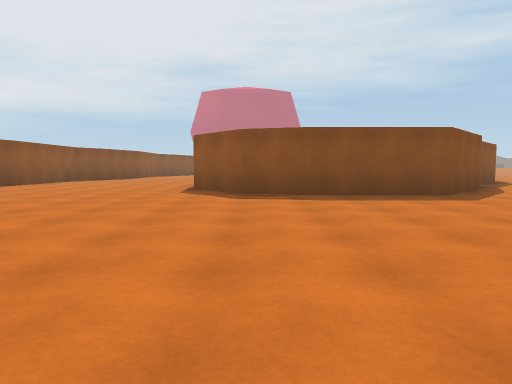
View 1 (above)

24 first-person views from a walk through a 3-D level made in the Unity game engine. The camera is 1.2 m above the floor, tilts 4° down and sees 70° across. The floor is counted in squares, 2 m on a side. Each view is taken from the middle of a square. On the plan, view 1 faces up. The plan holds only what a view shows up to about 10 squares ahead; the rest is blank. The place goes on beyond the plan.

View 2
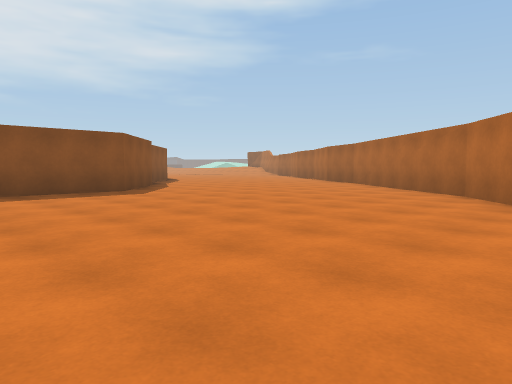

View 3
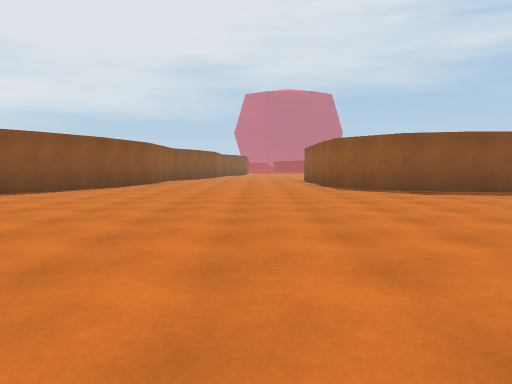

View 4
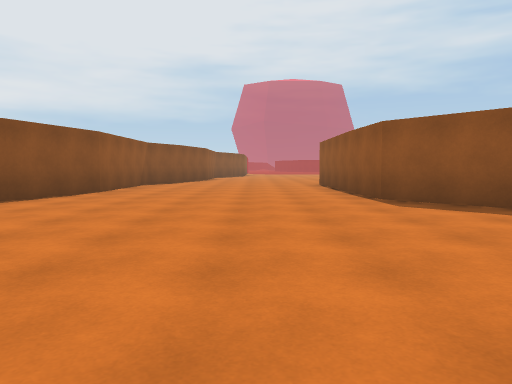

View 5
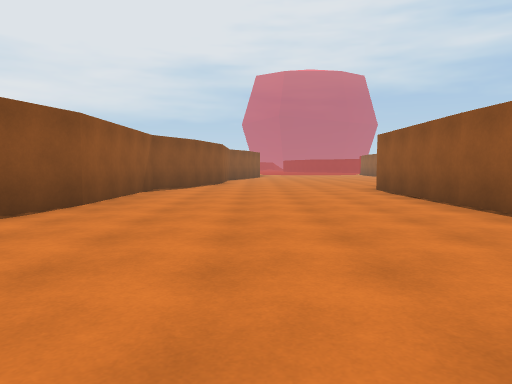

View 6
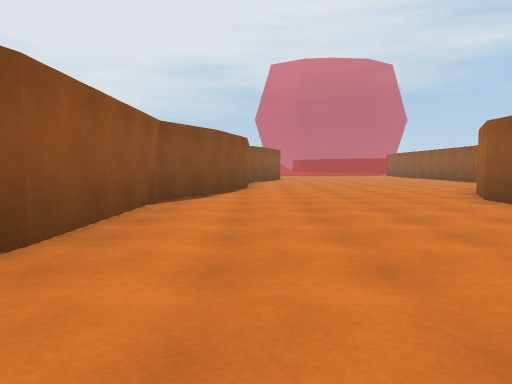

View 7
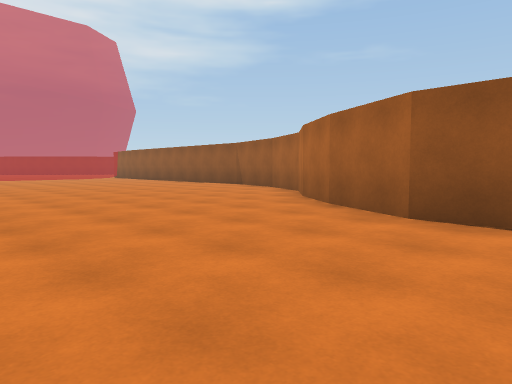

View 8
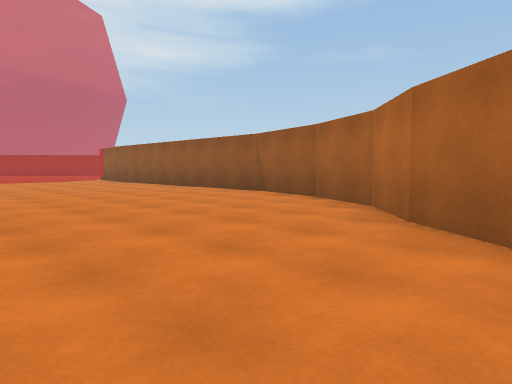

View 9
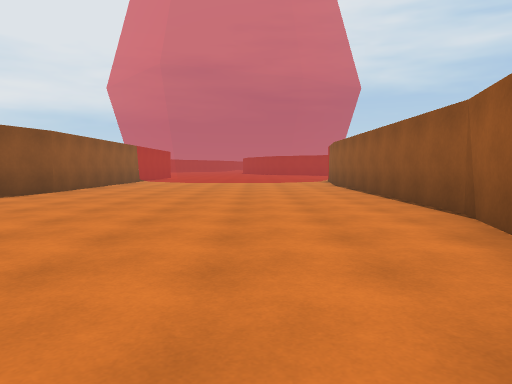

View 10
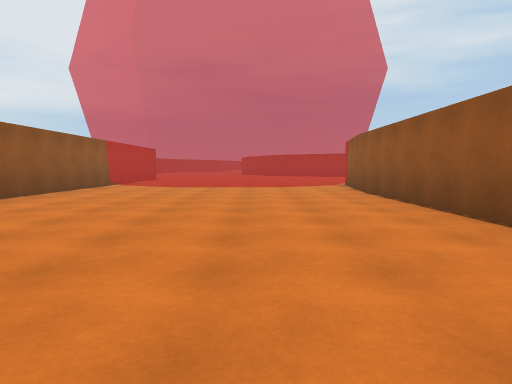

View 11
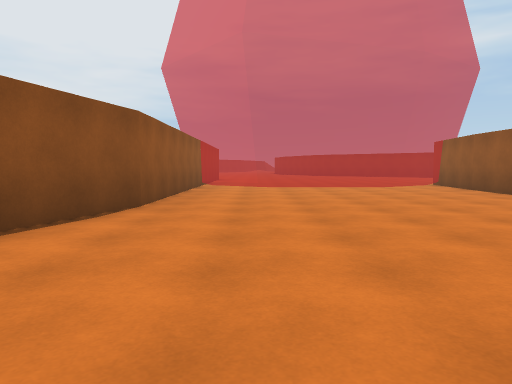

View 12
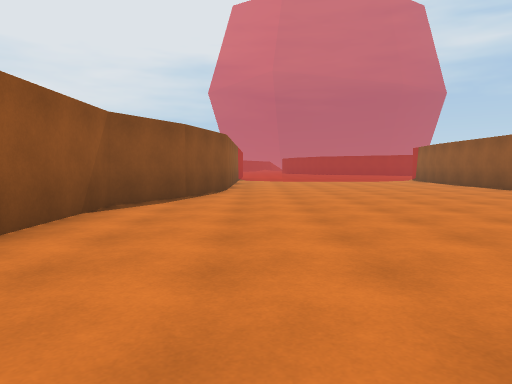

View 13
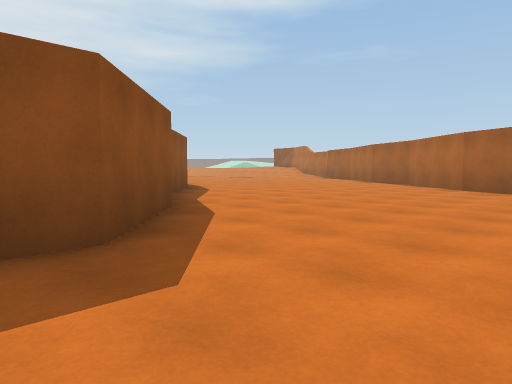

View 14
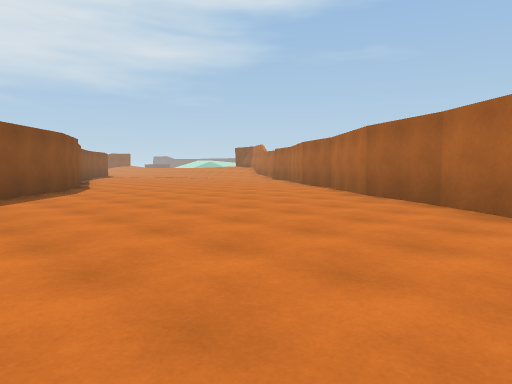

View 15
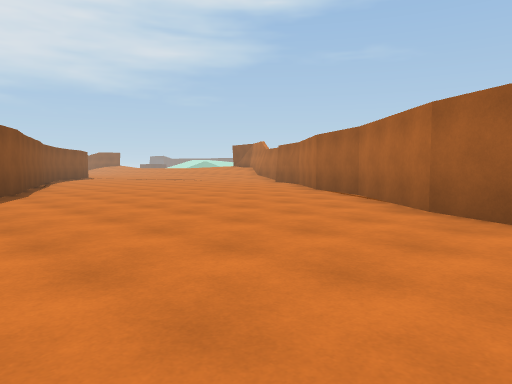

View 16
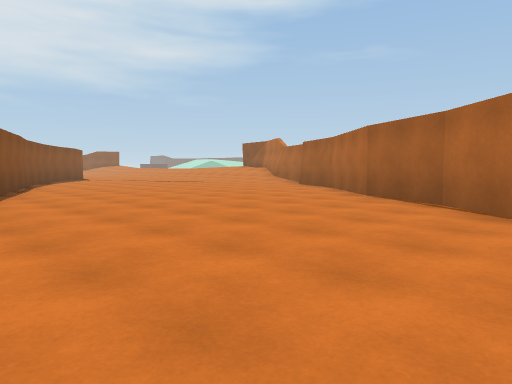

View 17
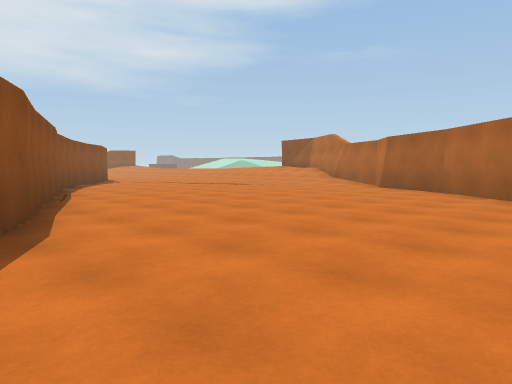

View 18
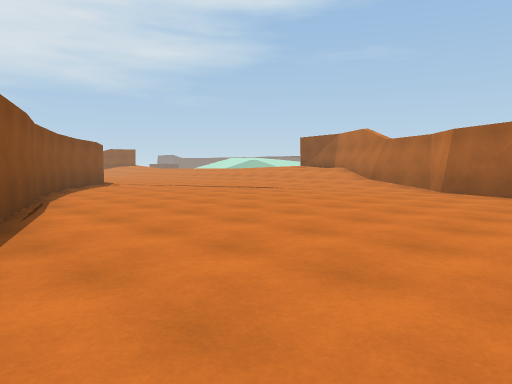

View 19
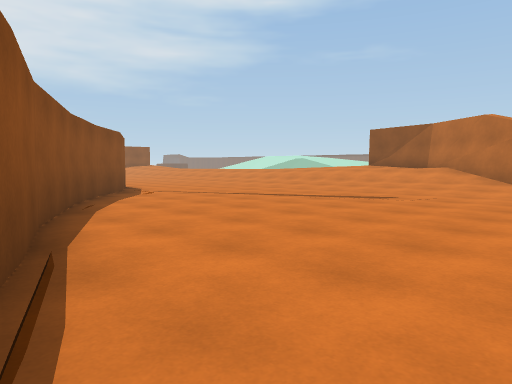

View 20
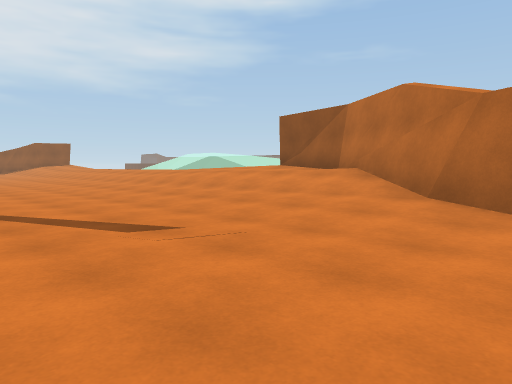

View 21
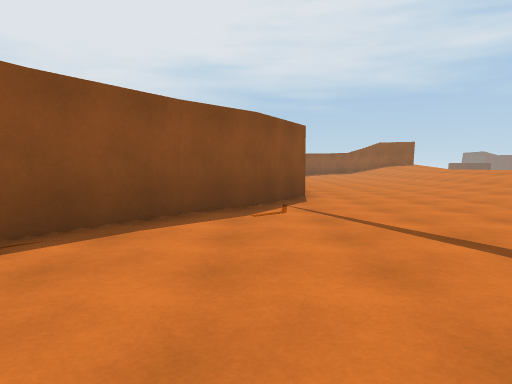

View 22
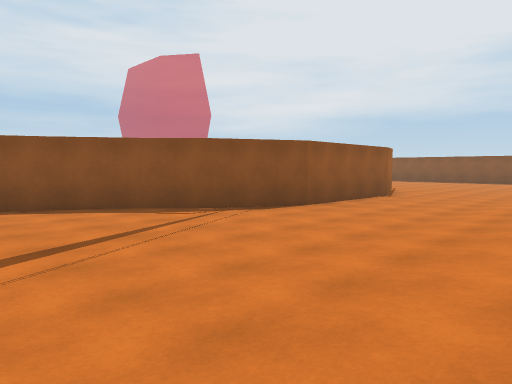

View 23
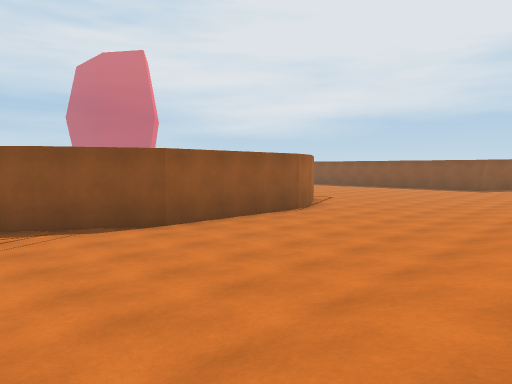

View 24
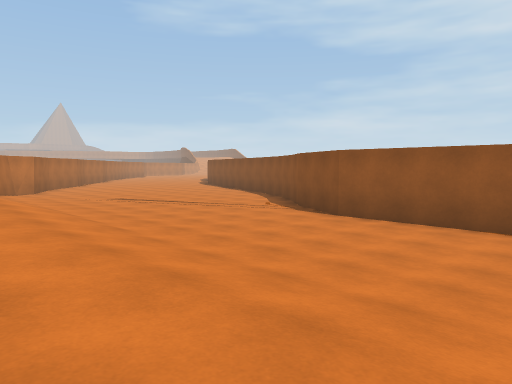

### Floor plan
Key: @ floor where view 1 was taken; # wall or solid block; . main floor; : floor 0.25 m higher than the main floor; + floor 0.75 m higher than the main floor; * floor 1.25 m higher than the main floor; / step, stairs or slope; v drop or lower ground.
Columns run from 10 left of view 1 to 24 right of it. Each row starts with its distance up from view 1.
 32      #.......#            #...//++
 31      #.......#            #...//++
 30      #.......#            #...//++
 29      #.......#            #...///+
 28      #.......#           ##...///
 27     ##.......#           #....///
 26     #........#          ##....///
 25     #........#         ##.....///
 24    ##........#         #......///*v
 23    #.........#        ##......///*#
 22    #.........#        #.......///##
 21    #........##       ##.......///#
 20    #........#        #........//##
 19    #.......##        #........:##
 18    #......##        ##......../#
 17   ##.....##         #.........##
 16   #......#         ##........##
 15   #......#         #.........#
 14   #......#        ##........##
 13   #......#       ##........##
 12   #......#       #.........#
 11  ##......#       .........##
 10  #.......#     ##........##
  9  #.......##   ##........##
  8 ##........#####........##
  7 #......................#
  6  .....................##
  5   ...................##
  4   ..................
  3    .................#
  2     ...............##
  1     ..............##
  0      ...  @......##
 -1       .   ....

Where each view was taken, in squares from view 1:
view 1: 0 up, 0 right, facing up
view 2: 1 down, 0 right, facing up-right
view 3: 1 down, 4 left, facing up
view 4: 3 up, 4 left, facing up
view 5: 6 up, 5 left, facing up
view 6: 9 up, 6 left, facing up
view 7: 14 up, 6 left, facing up-right
view 8: 17 up, 4 left, facing up-right
view 9: 19 up, 0 right, facing up
view 10: 22 up, 0 right, facing up
view 11: 22 up, 3 left, facing up
view 12: 18 up, 4 left, facing up
view 13: 5 up, 3 right, facing up-right
view 14: 4 up, 6 right, facing up-right
view 15: 6 up, 8 right, facing up-right
view 16: 8 up, 9 right, facing up-right
view 17: 11 up, 9 right, facing up-right
view 18: 13 up, 10 right, facing up-right
view 19: 17 up, 11 right, facing up-right
view 20: 17 up, 16 right, facing up-right
view 21: 20 up, 15 right, facing up
view 22: 21 up, 21 right, facing up-left
view 23: 24 up, 22 right, facing up-left
view 24: 32 up, 23 right, facing down-left
